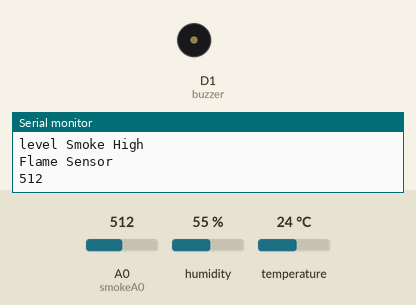
Bench run of a sketch on a simulated ESP8266 (NodeMCU). Shown: buzzer (waves = sounding), the last lines printed to the serial monitor. The inputs (shaded band) are chosen by the test bench; at power-on: A0 (smokeA0) = 512, humidity 55 %, temperature 24 °C.

Above: at 3.8 s.
3.9 s: A0 (smokeA0) set to 105
8.3 s: A0 (smokeA0) set to 89
At 11.24 s:
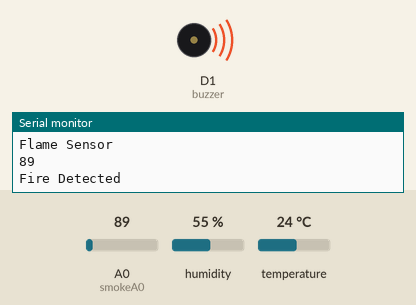
Timing chart, 0 to 29.0 s (numbered marks = the images above; inputs shaded):
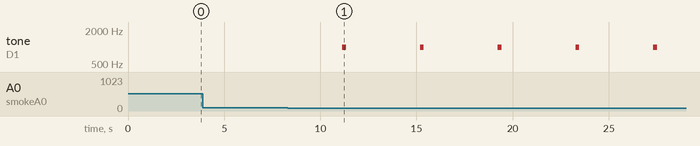

The sketch:

Fire_Alarm_System.ino
```cpp
#include "DHT.h"
#define DHTPIN D4
#define DHTTYPE DHT11

DHT dht(DHTPIN, DHTTYPE);

int buzzer = D1;    // Pin Buzzer
int smokeA0 = A0;   // Smoke Sensor
int sensorPin = D6; // Flame Sensor
int sensorThres = 500;

void setup() {
  pinMode(buzzer, OUTPUT);
  pinMode(smokeA0, INPUT);
  pinMode(sensorPin, INPUT);

  Serial.begin(9600);


  Serial.println("Temperature!");
  dht.begin();

}

void loop() {


  delay(2000);
  float humidity = dht.readHumidity();
  float celcius = dht.readTemperature();
  if (isnan(humidity) || isnan(celcius)){
    Serial.println("Sensor not detected!");
    return;

  }
  float htoc = dht.computeHeatIndex(celcius, humidity, false);
  Serial.print("Humidity;: ");
  Serial.print(humidity);
  Serial.print(" %\t");

  Serial.print("Temperature : ");
  Serial.print(celcius);
  Serial.print("C / ");

  Serial.print("Heat Index: ");
  Serial.print(htoc);
  Serial.print("°");
  Serial.println("C ");


  int analogSensor = analogRead(smokeA0);
  Serial.print("Smoke level: ");
  Serial.println(analogSensor);
  if (analogSensor > sensorThres)
  {
    Serial.println("level Smoke High");
  }
  else
  {
    //noTone(buzzer);

  }
delay(1000);

Serial.println("Flame Sensor");

int sensorValue = analogRead(sensorPin);

Serial.println(sensorValue);

if (sensorValue < 100)

{

  Serial.println("Fire Detected");

  tone(buzzer,1000,200);

}
else
{

  noTone(buzzer);
}
delay(1000);

}
```

Measured:
- the behaviour switches between 100 and 99 on A0 (smokeA0) (found by bisection; images 0 and 1)
- after the input at 8.3 s, tone on D1 (buzzer): alternates 1000 Hz for 0.20 s and silent for 3.8 s, starting after 2.8 s
